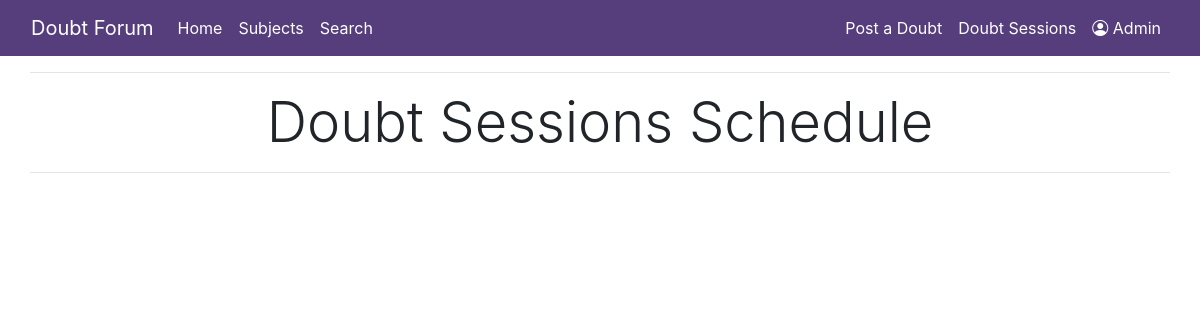
The app's page /doubt_sessions/, older data.
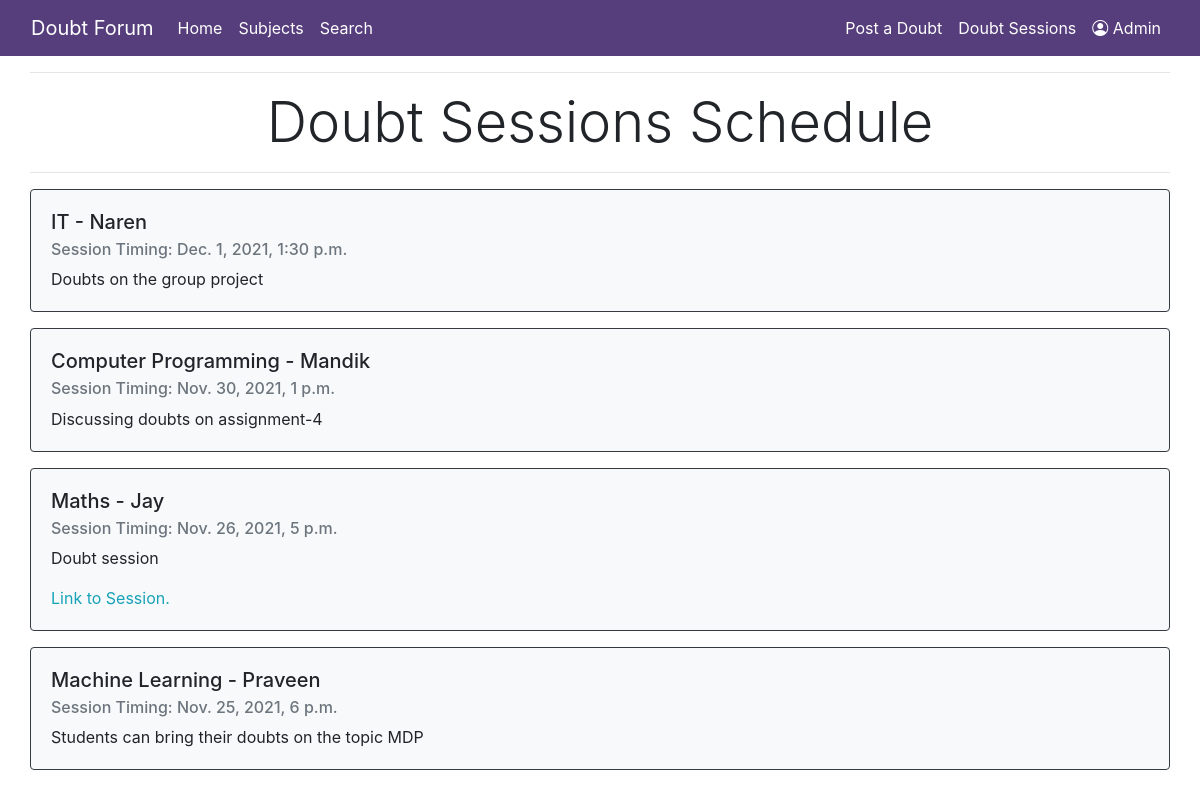
The same page, newer data.
### DoubtForum/models.py (models this page shows, shortened)
class DoubtSession(models.Model):
    professor = models.CharField(max_length=60)
    body = models.TextField()
    scheduled_for = models.DateTimeField()
    subject = models.ForeignKey('Subject', on_delete=models.CASCADE)
    link_to_session = models.CharField(max_length=50, null=True, blank=True)

class Subject(models.Model):
    name = models.CharField(max_length=20)
    def __str__(self):
        return str(self.name)

### DoubtForum/views.py (the view)
# urls.py: path('doubt_sessions/', doubt_sessions, name='doubt_sessions'),
def doubt_sessions(request):
    sessions = DoubtSession.objects.all().order_by('-scheduled_for')
    context = {
        "sessions": sessions,
    }
    return render(request, "schedule.html", context)

### templates/schedule.html (shortened to what this page needs)
<!DOCTYPE html>
{% extends "base.html" %}
{% block page_content %}
<div class="col-md-12">
    <hr>
        <div class="page-header text-center mt-3">
            <h1 class="display-4">Doubt Sessions Schedule</h1>
        </div>
    <hr>
    {% for session in sessions %}
    <div class="card border-dark bg-light mb-3">
        <div class="card-body">
            <h5 class="card-title">{{ session.subject }} - {{ session.professor }}</h5>
            <h6 class="card-subtitle mb-2 text-muted">
                Session Timing: {{ session.scheduled_for }}&nbsp;  </h6>
            <p class="card-text">{{ session.body }}</p>
            {% if session.link_to_session is null or blank%}
            {% else %}
                <a href="{{session.link_to_session}}" class="card-link text-info">Link to Session.</a>&nbsp;
            {% endif %}
        </div>
    </div>
    {% endfor %}
</div>
{% endblock %}

### templates/base.html (shortened to what this page needs)
<!DOCTYPE html>
  <link rel="stylesheet" href="https://stackpath.bootstrapcdn.com/bootstrap/4.1.3/css/bootstrap.min.css">
  <link rel="stylesheet" href="https://cdn.jsdelivr.net/npm/bootstrap-icons@1.3.0/font/bootstrap-icons.css">
  <link rel="stylesheet" href="https://cdnjs.cloudflare.com/ajax/libs/font-awesome/4.7.0/css/font-awesome.min.css">
  <nav class="navbar navbar-expand-lg navbar-dark" style="background-color: #563d7c;">
      <div class="container-fluid">
          <a class="navbar-brand" href="{% url 'home' %}">Doubt Forum</a>
          <div class="collapse navbar-collapse" id="navbarSupportedContent">
            <ul class="navbar-nav mr-auto">
              <li class="nav-item">
                <a class="nav-link active" href="{% url 'home' %}">Home</a>
              </li>
              <li class="nav-item">
                <a class="nav-link active" href="{% url 'subject_list' %}">Subjects</a>
              </li>
              <li class="nav-item">
                <a class="nav-link active" href="{% url 'search_doubt' %}">Search</a>
              </li>
            </ul>
            <ul class="navbar-nav ml-auto">
              <li class="nav-item">
                <a class="nav-link active" href="{% url 'add_doubt' %}">Post a Doubt</a>
              </li>
              <li class="nav-item">
                <a class="nav-link active" href="{% url 'doubt_sessions' %}">Doubt Sessions</a>
              </li>
              <li>
                <a class="nav-link waves-effect waves-light active" href="/admin/">
                  <i class="bi bi-person-circle"></i> Admin
              </a>
              </li>
            </ul>
          </div>
      </div>
  </nav>
  <div class="container-fluid">
      {% block page_content %}{% endblock %}
  </div>

Row changes from the older to the newer data that the page shows:
added DoubtSession: subject "IT", professor "Naren", scheduled_for "Dec. 1, 2021, 1:30 p.m.", body "Doubts on the group project"
added DoubtSession: subject "Computer Programming", professor "Mandik", scheduled_for "Nov. 30, 2021, 1 p.m.", body "Discussing doubts on assignment-4"
added DoubtSession: subject "Maths", professor "Jay", scheduled_for "Nov. 26, 2021, 5 p.m.", body "Doubt session"
added DoubtSession: subject "Machine Learning", professor "Praveen", scheduled_for "Nov. 25, 2021, 6 p.m.", body "Students can bring their doubts on the topic MDP"
